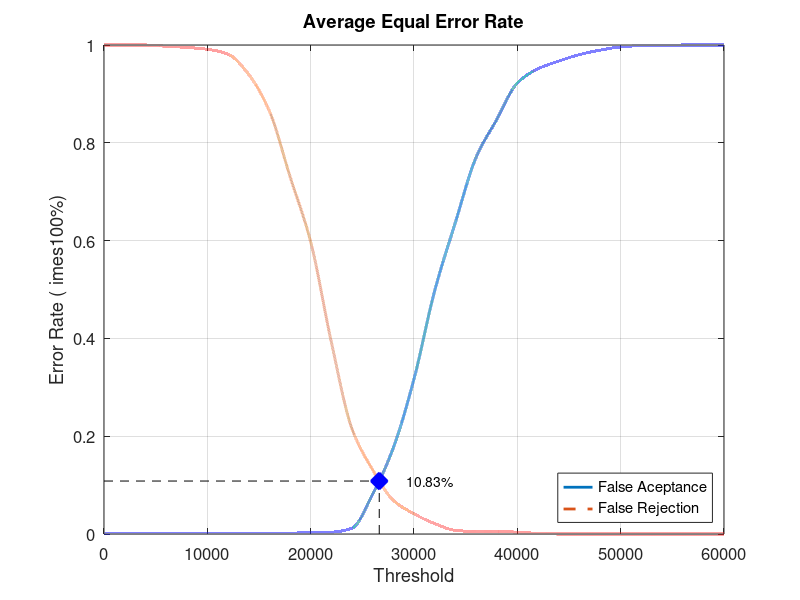
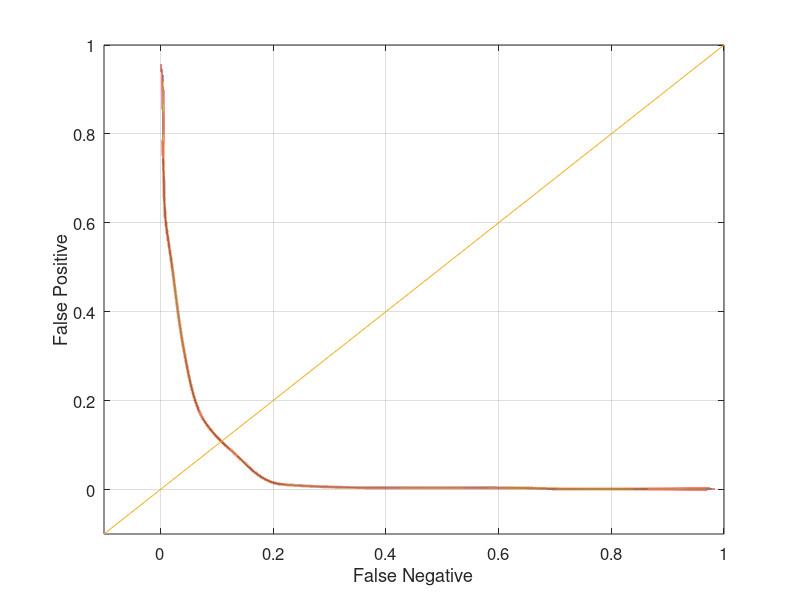

These figures' MATLAB source, in order:
close all;
clear;
clc;
x = 0:2000:60000;
xq = 0:0.5:60000;

y0 = [0 0.00131579 0.00131579 0.00131579 0.00131579 0.00131579 0.00131579 0.00131579 0.00131579 0.00131579 0.00394737 0.00394737 0.0118421 0.0815789 0.176316 0.317105 0.497368 0.636842 0.769737 0.847368 0.922368 0.951316 0.967105 0.980263 0.989474 0.996053 0.998684 0.998684 1 1 1]
yy0 = interp1(x, y0, xq, 'pchip');
y1 = [1 1 1 0.9975 0.995 0.99125 0.98125 0.94 0.865 0.73125 0.5975 0.3925 0.215 0.13125 0.06875 0.04125 0.02125 0.0075 0.005 0.005 0.00375 0.00125 0 0 0 0 0 0 0 0 0]
yy1 = interp1(x, y1, xq, 'pchip');

% Calculating EER: 
y2 = abs(y0 - y1);
find(y2 == min(y2))
yy2 = abs(yy0 - yy1);
xEER = find(yy2 == min(yy2));
xEERIndex = xq(xEER) % X-axis EER
yEER = yy0(xEER) % Y-axis EER

main = figure
plot(xq, yy0,'-','LineWidth', 2);	hold on
plot(xq, yy1,'--','LineWidth', 2);	hold on
plot([xEERIndex xEERIndex], [0 yEER], 'k--');	hold on
plot([0 xEERIndex], [yEER yEER], 'k--');	hold on
plot(xEERIndex, yEER, 'bx', 'LineWidth', 10);	hold on
text(xEERIndex + 10 * xEERIndex / 100, yEER, [num2str(round((10000 * yEER)) / 100) '%'])
legend('False Aceptance', 'False Rejection', 'Location', 'SouthEast')
xlabel('Threshold')
ylabel('Error Rate (	imes100%)')
title('Average Equal Error Rate')
set(gca, 'FontSize', 12)
axis([0 60000 0 1])
grid on

print(main, 'Experiment1AverageMain', '-dpng');
FNRxFPR = figure('Color', [1 1 1]);
plot(yy1, yy0, '-', yy1, yy0, 'LineWidth', 2);
hold on
y = -0.1:0.1:1
plot(y, y); 
set(gca, 'FontSize', 12)
xlabel('False Negative')
ylabel('False Positive')
axis([-0.1 1 -0.1 1])
set(gca, 'FontSize', 12)
grid on

print(FNRxFPR, 'Experiment1AverageFNRxFPR','-dpng');
